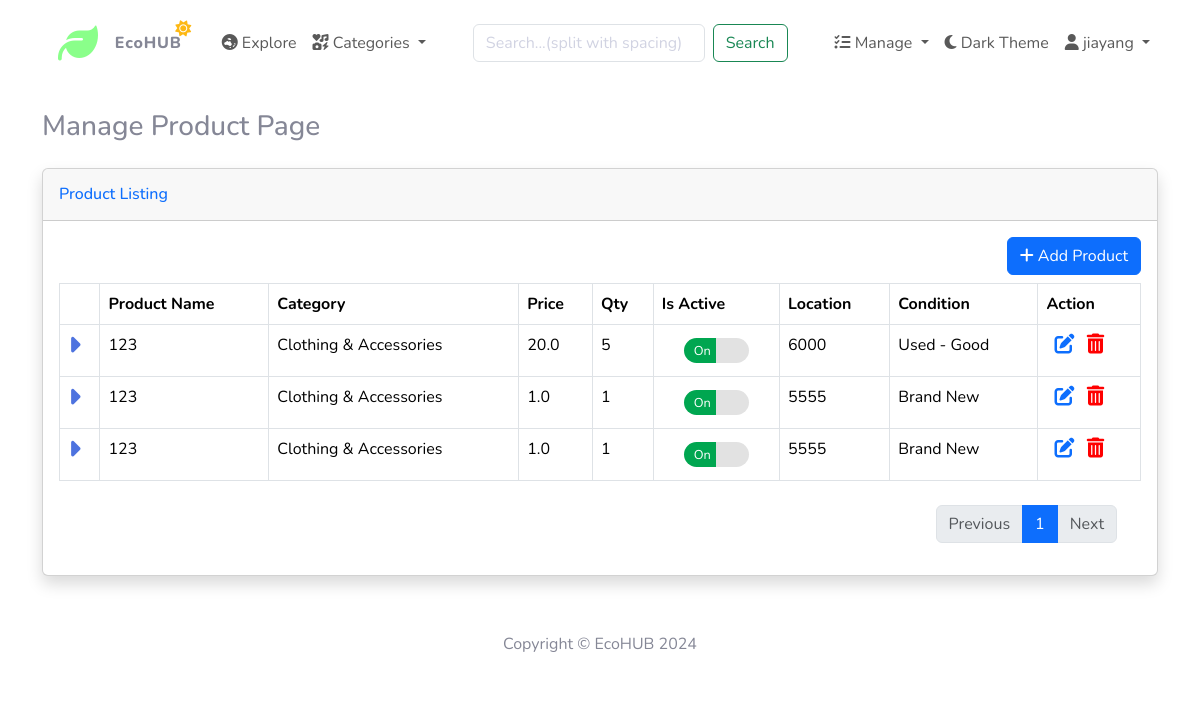
/product_listing (signed in), run on the app's committed database.
### app/models.py (models this page shows, shortened)
class User(UserMixin, db.Model):
    id: so.Mapped[int] = so.mapped_column(primary_key=True)
    username: so.Mapped[str] = so.mapped_column(sa.String(64), index=True, unique=True)
    first_name: so.Mapped[str] = so.mapped_column(sa.String(64), unique=False)
    last_name: so.Mapped[str] = so.mapped_column(sa.String(64), unique=False)
    is_seller : so.Mapped[bool] = so.mapped_column(unique=False, default=False)
    is_active : so.Mapped[bool] = so.mapped_column(unique=False, default=True)
    is_verified : so.Mapped[bool] = so.mapped_column(unique=False, default=False)
    email_address: so.Mapped[str] = so.mapped_column(sa.String(120), index=True, unique=True)
    password_hash: so.Mapped[Optional[str]] = so.mapped_column(sa.String(256))
    postcode: so.Mapped[int] = so.mapped_column(unique=False)
    address: so.Mapped[str] = so.mapped_column(unique=False, nullable=True)
    contact_no: so.Mapped[str] = so.mapped_column(unique=False, nullable=True)
    avatar: so.Mapped[int] = so.mapped_column(unique = False, default = 0)
    shop_name: so.Mapped[str] = so.mapped_column(sa.String(64), index=True, unique=False, nullable=True)
    products: so.WriteOnlyMapped['Product'] = so.relationship(back_populates='owner')
    orders: so.WriteOnlyMapped['Order'] = so.relationship(foreign_keys='Order.buyer_id', back_populates='buyer')
    @login.user_loader
    def load_user(id):
        return db.session.get(User, int(id))
    def get_products(self):
        return (
            sa.select(Product)
            .where(Product.user_id == self.id)
            .order_by(Product.created_on.desc())
        )

class SearchableMixin:
    @classmethod
    def search(cls, expression, page, per_page):
        ids, total = query_index(cls.__tablename__, expression, page, per_page)
        if total == 0:
            return [], 0
        when = []
        for i in range(len(ids)):
            when.append((ids[i], i))
        query = sa.select(cls).where(cls.id.in_(ids)).order_by(
            db.case(*when, value=cls.id))
        return db.session.scalars(query), total

class Product(SearchableMixin, db.Model):
    __searchable__ = ['product_name', 'category', 'condition', 'location', 'description']
    id: so.Mapped[int] = so.mapped_column(primary_key=True)
    product_name: so.Mapped[str] = so.mapped_column(sa.String(100), index=True)
    category: so.Mapped[str] = so.mapped_column(sa.String(20), index=True)
    price: so.Mapped[float] = so.mapped_column(index=True)
    quantity: so.Mapped[int] = so.mapped_column(index=True)
    condition: so.Mapped[str] = so.mapped_column(sa.String(20), index=True)
    location: so.Mapped[int] = so.mapped_column(index=True)
    description: so.Mapped[str] = so.mapped_column(sa.String(1000))
    created_on: so.Mapped[datetime] = so.mapped_column(index=True, default=lambda: datetime.now())
    modified_on: so.Mapped[datetime] = so.mapped_column(index=True, default=lambda: datetime.now())
    is_active : so.Mapped[bool] = so.mapped_column(default=True)
    user_id: so.Mapped[int] = so.mapped_column(sa.ForeignKey(User.id), index=True)
    owner: so.Mapped[User] = so.relationship(back_populates='products')
    product_orders: so.WriteOnlyMapped['Order'] = so.relationship(back_populates='product')
    images: so.WriteOnlyMapped['Image'] = so.relationship(back_populates='product')
    @staticmethod
    def get_orders_count(product_id, status):
        return db.session.query(sa.func.count(Order.id)). \
            filter(Order.product_id == product_id). \
            filter(Order.status == status). \
            scalar()
    def get_pending_order_counts(self):
        product_id = self.id
        pending_count = self.get_orders_count(product_id, 'Pending')
        approved_count = self.get_orders_count(product_id, 'Approved')
        rejected_count = self.get_orders_count(product_id, 'Rejected')
        cancelled_count = self.get_orders_count(product_id, 'Cancelled')
        count_info = {
            'pending': pending_count,
            'approved': approved_count,
            'rejected': rejected_count,
            'cancelled': cancelled_count
        }
        return count_info

### app/routes.py (the view)
@main.route('/product_listing')
@login_required
def product_listing():
    if(not current_user.is_seller):
        return redirect(url_for('main.error'))
    page = request.args.get('page', 1, type=int)
    products = db.paginate(current_user.get_products(), page=page,
                           per_page=current_app.config['PRODUCT_LISTING_PER_PAGE'],
                           error_out=False)
    for pro in products:
        pro.orders = pro.get_pending_order_counts()
        pro.imgs = ProductHelper.get_images_path(pro.id)
    paginator = PaginatorHelper('main.product_listing', page,
                                products.has_prev, products.has_next,
                                products.prev_num, products.next_num)
    next_url, prev_url, pages = paginator.get_pagination()
    return render_template('/seller/product.html', products=products.items, pages = pages,
                           next_url=next_url, prev_url=prev_url)

### app/templates/seller/product.html (shortened to what this page needs)
{% extends "base.html" %}
{% block content %}
    <div class="container">
        <div class="d-sm-flex align-items-center justify-content-between mb-4">
            <h1 class="h3 mb-0 text-gray-800">Manage Product Page</h1>
        </div>
        {% include "/seller/product_table.html" %}
{% endblock %}
{% block css %}
    <link rel="stylesheet" href="{{ url_for('static', filename='css/seller/product.css') }}" type="text/css" />
{% endblock %}

### app/templates/layout/nav_bar.html (shortened to what this page needs)
<nav class="navbar navbar-expand-lg navbar-light">
    <div class="container bg-gradient-dark topbar topbar-dark">
        <a class="logo topbar-brand d-flex align-items-center justify-content-center" href="{{ url_for('main.home') }}">
            <i class="fa-solid fa-leaf fa-2p5x company-logo"></i>
            <div class="mx-3">{{ company }}</div>
            <i id="weather_mode" class="fa-solid fa-sun"></i>
        </a>
        <div class="collapse navbar-collapse" id="navbarSupportedContent">
            {% if not current_user.is_anonymous %}
                <ul class="navbar-nav me-auto mb-2 mb-lg-0">
                    <li class="nav-item">
                        <a class="nav-link" href="{{ url_for('main.product') }}">
                            <i class="fa-solid fa-earth-oceania"></i> Explore
                        </a>
                    </li>
                    <li class="nav-item dropdown">
                        <a class="nav-link dropdown-toggle" href="" id="navbarDropdownMenuLink" role="button" data-bs-toggle="dropdown" aria-expanded="false">
                            <i class="fa-solid fa-icons"></i> Categories
                        </a>
                        </ul>
                {% if g.search_form %}
                    <div class="col-xl-4 col-lg-3 col-md-3">
                        <form class="d-flex justify-content-center" method="get" action="{{ url_for('main.search') }}">
                            {{ g.search_form.q(size=20, class='form-control me-2',
                            placeholder='Search...(split with spacing)') }}
                            <button class="btn btn-outline-success" type="submit">Search</button>
                        </form>
                    </div>
                {% endif %}
            {% endif %}
            <ul class="navbar-nav ms-auto mb-2 mb-lg-0">
                {% if (not current_user.is_anonymous)%}
                    <li class="nav-item dropdown">
                        <a class="nav-link dropdown-toggle" href="#" id="manageDropdownMenuLink" role="button" data-bs-toggle="dropdown" aria-expanded="false">
                            <i class="fa-solid fa-list-check"></i> Manage
                        </a>
                    </li>
                {% endif %}
                <li class="nav-item">
                    <a class="nav-link" href="#" id="toggleDarkTheme">
                        <i class="fas fa-moon"></i> <span data-dark="Dark" data-light="Light">Dark</span> Theme
                    </a>
                </li>
                {% if not current_user.is_anonymous %}
                    <li class="nav-item dropdown">
                        <a class="nav-link dropdown-toggle" href="#" id="navbarDropdownMenuLink" role="button" data-bs-toggle="dropdown" aria-expanded="false">
                            <i class="fa-solid fa-user"></i> {{current_user.username}}
                        </a>
                    </li>
                {% endif %}
            </ul>
        </div>
    </div>
</nav>

### app/templates/seller/product_table.html (shortened to what this page needs)
<div class="card table-card shadow mb-4">
    <div class="card-header py-3">
        <h6 class="m-0 font-weight-bold text-primary">Product Listing</h6>
    </div>
    <div class="card-body">
        <div class="row">
            <div class="col-md-12 d-flex justify-content-end mb-2">
                <a href="/manage_product/add" class="btn btn-primary"><i class="fa-solid fa-plus"></i> Add Product</a>
            </div>
        </div>
        <div class="table-responsive">
            <div class="row">
                <div class="col-sm-12">
                    <table id="product-table"
                           class="table table-bordered"
                           width="100%"
                           role="grid"
                           aria-describedby="dataTable_info"
                           style="width: 100%;">
                        <thead>
                            <tr role="row">
                                <th></th>
                                <th>Product Name</th>
                                <th>Category</th>
                                <th>Price</th>
                                <th>Qty</th>
                                <th>Is Active</th>
                                <th>Location</th>
                                <th>Condition</th>
                                <th>Action</th>
                            </tr>
                        </thead>
                        <tbody>
                            {% for pro in products %}
                                {% set inputChecked = "" %}
                                {% set status = "Off" %}
                                {% set color = "" %}
                                {% if pro.is_active %}
                                    {% set inputChecked = "checked" %}
                                    {% set status = "On" %}
                                    {% if (pro.orders.pending > 0) %}{% set color='yellow' %}{% endif %}
                                {% endif %}
                                <tr>
                                    <td class="dt-control"></td>
                                    <td data-status="{{ color }}">{{ pro.product_name }}</td>
                                    <td>{{ pro.category }}</td>
                                    <td>{{ pro.price }}</td>
                                    <td>{{ pro.quantity }}</td>
                                    <td>
                                        <div class="checkbox-switch"><input id="isActive_{{pro.id}}" onclick="switchIsActive({{pro.id}})" name="isActive[{{pro.id}}]" type="checkbox" value="{{pro.isActive}}" {{inputChecked}}>
                                            <label data-label-off="Off" for="isActive_{{pro.id}}" data-label-on="On"></label>
                                        </div>
                                    </td>
                                    <td>{{ pro.location }}</td>
                                    <td>{{ pro.condition }}</td>
                                    <td>
                                        <div class="action-container">
                                            <button class="edit ms-2" title="Edit"><span><a class="no-color" href="{{ url_for('main.edit_product', id=pro.id) }}"><i class="fa-lg fa-solid fa-pen-to-square"></i></a></span></button>
                                            <button class="delete ms-2" title="Delete" onclick="deleteProdcut({{pro.id}})"><span><i class="fa-lg fa-solid fa-trash-can"></i></span></button>
                                        </div>
                                    </td>
                                </tr>
                                        {% include "/seller/product_table_child.html" %}
                            {% endfor %}
                </div>
                <div class="row">
                    <div class="col-12">
                        <div class="mt-2 mr-2 d-flex justify-content-end">
                            <nav aria-label="ProductPageNav">
                                <ul id="ProductPageNavBar" class="pagination">
                                    <li class="page-item {% if not prev_url %} disabled{% endif %}"><a class="page-link" href="{{prev_url}}">Previous</a></li>
                                    {% for page in pages %}
                                        <li class="page-item"><a class="page-link" href="{{ url_for('main.product_listing', page=page) }}">{{ page }}</a></li>
                                    {% endfor %}
                                    <li class="page-item {% if not next_url %} disabled{% endif %}"><a class="page-link" href="{{next_url}}">Next</a></li>
                                </ul>
                            </nav>
                        </div>
                    </div>
                </div>
            </div>
        </div>

### data on the page
User: username "jiayang"
Product: product_name "123", category "Clothing & Accessories", price "20.0", quantity "5", location "6000", condition "Used - Good"
Product: product_name "123", category "Clothing & Accessories", price "1.0", quantity "1", location "5555", condition "Brand New"
Product: product_name "123", category "Clothing & Accessories", price "1.0", quantity "1", location "5555", condition "Brand New"

### other printed values
{{ company }} "EcoHUB"
{{ page }} "1"
